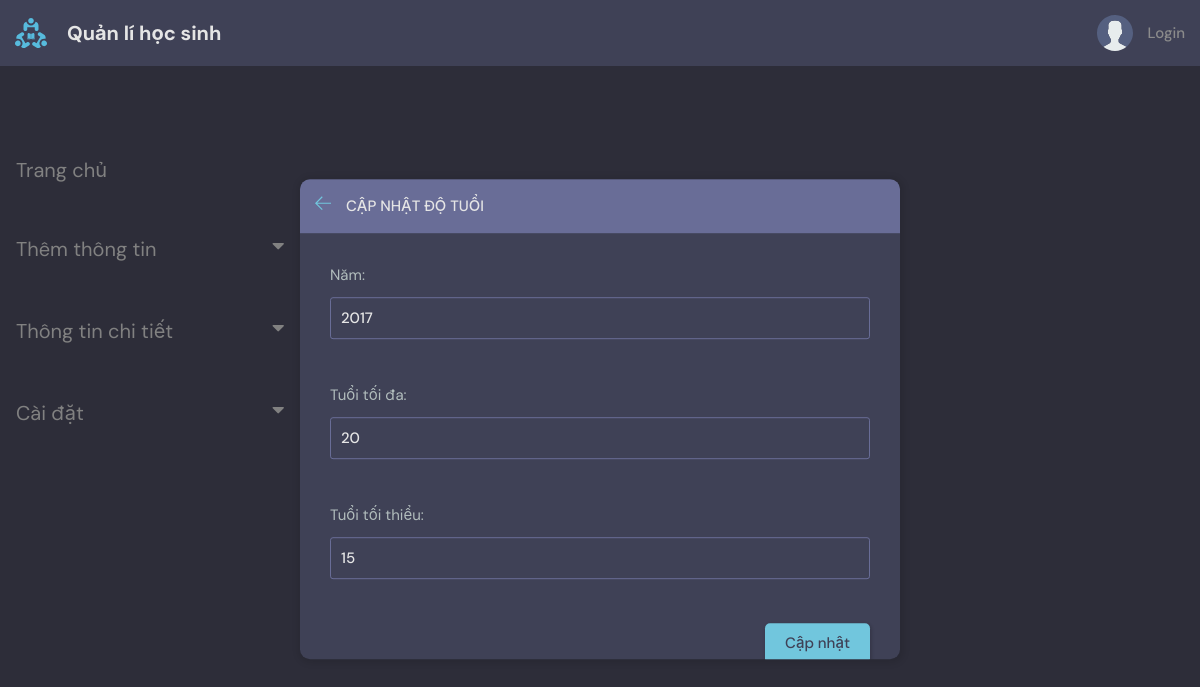
Page /quanlidotuoi/capnhat/1 on the committed database.
### base/models.py (models this page shows, shortened)
class Age(models.Model):
    year = models.CharField(max_length=200, unique=True)
    max_age = models.IntegerField(null=False)
    min_age = models.IntegerField(null=False)

### base/views.py (the view)
def capNhatTuoi(request, age_id):
    age = get_object_or_404(Age, id=age_id)
    form = ageForm(request.POST or None, instance=age)
    context = {
        'form': form,
        'subject_id': age_id,
        'page_title': 'capNhatTuoi'
    }
    if request.method == 'POST':
        if form.is_valid():
            year = form.cleaned_data.get('year')
            max_age = form.cleaned_data.get('max_age')
            min_age = form.cleaned_data.get('min_age')
            if max_age < min_age:
                messages.error(request, "Could Not Update")
                return render(request, "base/capNhatTuoi.html", context)
            else:
                try:
                    Year = Age.objects.get(id=age.id)
                    Year.year = year
                    Year.max_age = max_age
                    Year.min_age = min_age
                    Year.save()
                    messages.success(request, "Cập nhật thành công")
                    return redirect(reverse('quanlidotuoi'))
                except Exception as e:
                    messages.error(request, "Could Not Update " + str(e))
        else:
            messages.error(request, "Hãy điều đầy đủ vào ô thông tin !!!")
    else:
        return render(request, "base/capNhatTuoi.html", context)

### base/form.py
class ageForm(ModelForm):
    class Meta:
        model = Age
        fields = '__all__'
    def __init__(self, *args, **kwargs):
        super(ageForm, self).__init__(*args, **kwargs)
        self.fields['year'].widget.attrs.update({'class': 'form-control'})
        self.fields['max_age'].widget.attrs.update({'class': 'form-control'})
        self.fields['min_age'].widget.attrs.update({'class': 'form-control'})

### base/templates/base/capNhatTuoi.html (shortened to what this page needs)
{% extends 'main.html' %}
{% block content %}
<main class="create-room layout">
    <div class="container">
      {% include 'base/topics_component.html' %}
      <div class="layout__box">
        <div class="layout__boxHeader">
          <div class="layout__boxTitle">
                    <a href="{% url 'quanlidotuoi' %}">
                        <svg version="1.1" xmlns="http://www.w3.org/2000/svg" width="32" height="32"
                            viewBox="0 0 32 32">
                            <title>arrow-left</title>
                            <path
                                d="M13.723 2.286l-13.723 13.714 13.719 13.714 1.616-1.611-10.96-10.96h27.625v-2.286h-27.625l10.965-10.965-1.616-1.607z">
                            </path>
                        </svg>
                    </a>
                    <h3>Cập nhật độ tuổi</h3>
                </div>
            </div>
            <div class="layout__body">
                <form  method="POST" action="" class="form">
                        {% for field in form  %}
                            {% if field == form.year %}
                                <div class="form__group">
                                    <label>Năm:</label>
                                    {{form.year}}
                                </div>
                                <br>
                            {% elif field == form.min_age %}
                                <div class="form__group">
                                    <label>Tuổi tối thiểu:</label>
                                    {{form.min_age}}
                                </div>
                                <br>
                            {% elif field == form.max_age %}
                                <div class="form__group">
                                    <label>Tuổi tối đa:</label>
                                    {{form.max_age}}
                                </div>
                                <br>
                            {% else %}
                                <div class="disable">
                                    {{field}}
                                </div>
                            {% endif %}
                        {% endfor %}
                        <div class="form__action" style="text-align:center">
                                <button type="submit" onclick="return confirm('Xác nhận cập nhật tuổi ?')" class="btn btn--main" >
                                    <label>Cập nhật</label>
                        </div>
                </form>
            </div>
        </div>
    </div>
   </main>
{% endblock content %}

### static/styles/style.css (style rules this page uses)
:root { --color-main: #71c6dd; --color-main-light: #e1f6fb; --color-dark: #3f4156; --color-dark-medium: #51546e; --color-dark-light: #696d97; --color-light: #e5e5e5; --color-gray: #8b8b8b; --color-light-gray: #b2bdbd; --color-bg: #2d2d39; --color-success: #5dd693; --color-error: #fc4b0b; }
* { font-family: "DM Sans", -apple-system, BlinkMacSystemFont, "Segoe UI", Roboto, Oxygen, Ubuntu, Cantarell, "Open Sans", "Helvetica Neue", sans-serif; margin: 0; padding: 0; box-sizing: border-box; text-rendering: optimizeLegibility; font-size: inherit; }
html { font-size: 56.25%; }
@media only screen and (min-width: 1200px) { html { font-size: 62.5%; } }
body { line-height: 1.6; font-weight: 400; font-size: 1.5rem; color: var(--color-light-gray); background-color: var(--color-bg); min-height: 100vh; }
a { display: inline-block; color: var(--color-main); text-decoration: none; }
.container { max-width: 120rem; width: 100%; margin: auto; }
.btn { background-color: transparent; border: none; display: inline-flex; align-items: center; gap: 1rem; cursor: pointer; transition: all ease-in-out 0.3s; padding: 1rem 2rem; border-radius: 5px; box-shadow: 1px 1px 3px 1px rgba(0, 0, 0, 0.15); font-weight: 500; }
.btn--main { background-color: var(--color-main); color: var(--color-dark); }
.layout { margin-top: 2.4rem; }
.layout > .container { display: flex; justify-content: space-between; align-items: flex-start; }
.layout__box { width: 90%; width: 60rem; height: 48rem; position: absolute; top: 50%; left: 50%; transform: translate(-50%, -46%); background-color: var(--color-dark); border-radius: 1rem; box-shadow: 1px 1px 6px 3px rgba(0, 0, 0, 0.1); overflow: hidden; }
.layout__boxHeader { display: flex; padding: 1.5rem; background-color: var(--color-dark-light); }
.layout__boxTitle { display: flex; gap: 1.5rem; align-items: center; }
.layout__boxTitle h3 { text-transform: uppercase; font-weight: 500; color: var(--color-light); }
.layout__boxTitle svg { width: 1.6rem; height: 1.6rem; fill: var(--color-main); }
.layout__body { margin: 3rem; }
.form__group { margin-bottom: 2rem; width: 100%; }
.form__group label { display: block; font-size: 1.5rem; margin-bottom: 1rem; }
.form__group input, .form__group textarea, .form__group select { background: transparent; border: 1px solid var(--color-dark-light); padding: 1rem; border-radius: 3px; width: 100%; color: var(--color-light); font-weight: 500; outline: none; }
.form__action { display: flex; justify-content: flex-end; gap: 3rem; }
.create-room.layout .layout__box { max-width: 68rem; }

### rows in the picture
Age: year "2017", max_age "20", min_age "15"
